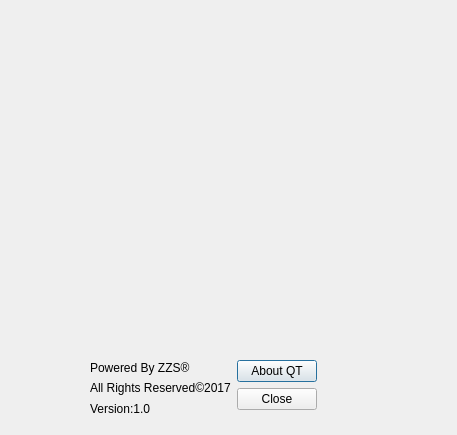
<?xml version="1.0" encoding="UTF-8"?>
<ui version="4.0">
 <class>aboutwindow</class>
 <widget class="QDialog" name="aboutwindow">
  <property name="geometry">
   <rect>
    <x>0</x>
    <y>0</y>
    <width>457</width>
    <height>435</height>
   </rect>
  </property>
  <property name="windowTitle">
   <string>Dialog</string>
  </property>
  <widget class="QLabel" name="label">
   <property name="geometry">
    <rect>
     <x>30</x>
     <y>20</y>
     <width>391</width>
     <height>291</height>
    </rect>
   </property>
   <property name="text">
    <string/>
   </property>
  </widget>
  <widget class="QWidget" name="layoutWidget">
   <property name="geometry">
    <rect>
     <x>90</x>
     <y>360</y>
     <width>237</width>
     <height>56</height>
    </rect>
   </property>
   <layout class="QHBoxLayout" name="horizontalLayout">
    <item>
     <layout class="QVBoxLayout" name="verticalLayout">
      <item>
       <widget class="QLabel" name="label_2">
        <property name="text">
         <string>Powered By ZZS®</string>
        </property>
       </widget>
      </item>
      <item>
       <widget class="QLabel" name="label_3">
        <property name="text">
         <string>All Rights Reserved©2017</string>
        </property>
       </widget>
      </item>
      <item>
       <widget class="QLabel" name="label_4">
        <property name="text">
         <string>Version:1.0</string>
        </property>
       </widget>
      </item>
     </layout>
    </item>
    <item>
     <layout class="QFormLayout" name="formLayout">
      <item row="0" column="0">
       <widget class="QPushButton" name="AboutQT">
        <property name="text">
         <string>About QT</string>
        </property>
       </widget>
      </item>
      <item row="1" column="0">
       <widget class="QPushButton" name="AboutClose">
        <property name="text">
         <string>Close</string>
        </property>
       </widget>
      </item>
     </layout>
    </item>
   </layout>
  </widget>
 </widget>
 <resources/>
 <connections/>
</ui>
